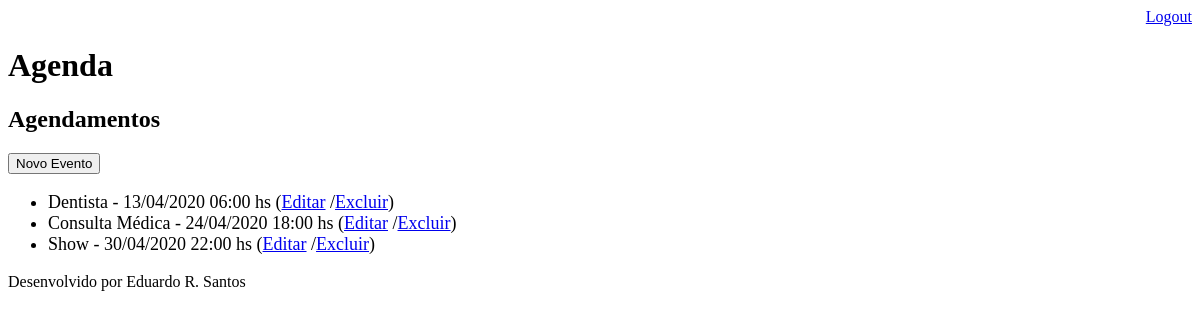
The app's page /agenda/ (signed in), older data.
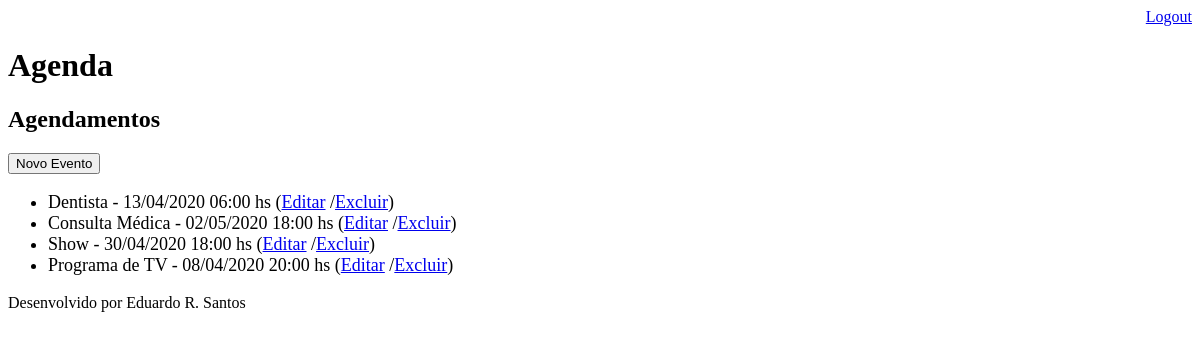
The same page, newer data.
### core/models.py (models this page shows, shortened)
class Evento(models.Model):
    titulo = models.CharField(max_length = 100)
    descricao = models.TextField(blank = True, null = True)
    data_evento = models.DateTimeField(verbose_name = 'Data do Evento')
    data_criacao = models.DateTimeField(auto_now = True, verbose_name='Data de Criação')
    usuario = models.ForeignKey(User, on_delete = models.CASCADE)
    class Meta:
        db_table = 'evento'
    def get_data_evento(self):
        return self.data_evento.strftime('%d/%m/%Y %H:%M hs')

### core/views.py (the view)
# urls.py: path('agenda/', views.lista_eventos),
@login_required(login_url='/login/')
def lista_eventos(request):
    usuario = request.user
    evento = Evento.objects.filter(usuario=usuario)
    dados = {'eventos': evento}
    return render(request,'agenda.html', dados)

### templates/agenda.html
{% extends "model-page.html" %}
{% block content %}
	<h2>Agendamentos</h2>
	<a href="evento/">
		<button type="button">Novo Evento</button>
	</a>
		<ul style="font-size: 18px">
		{% for evento in eventos %}
			<li>
				{{evento.titulo}} - {{ evento.get_data_evento}}
				(<a href="evento/?id={{ evento.id }}">Editar</a>
				/<a href="evento/delete/{{ evento.id }}/">Excluir</a>)
			</li>
		{% endfor %}
		</ul>
{% endblock %}

### templates/model-page.html
<!DOCTYPE html>
<html lang="en">
<head>
	{% include "model-header.html" %}
</head>
<body>
	{% block content %} {% endblock %}
	{% include "model-footer.html" %}
</body>
</html>

### templates/model-header.html (shortened to what this page needs)
	<div align="right">
		<a href="/logout">Logout</a>
	</div>
	<h1>Agenda</h1>

### templates/model-footer.html
<p>Desenvolvido por Eduardo R. Santos</p>

Row changes from the older to the newer data that the page shows:
changed Evento "Consulta Médica": get_data_evento "24/04/2020 18:00 hs" → "02/05/2020 18:00 hs"
changed Evento "Show": get_data_evento "30/04/2020 22:00 hs" → "30/04/2020 18:00 hs"
added Evento: titulo "Programa de TV", get_data_evento "08/04/2020 20:00 hs"
